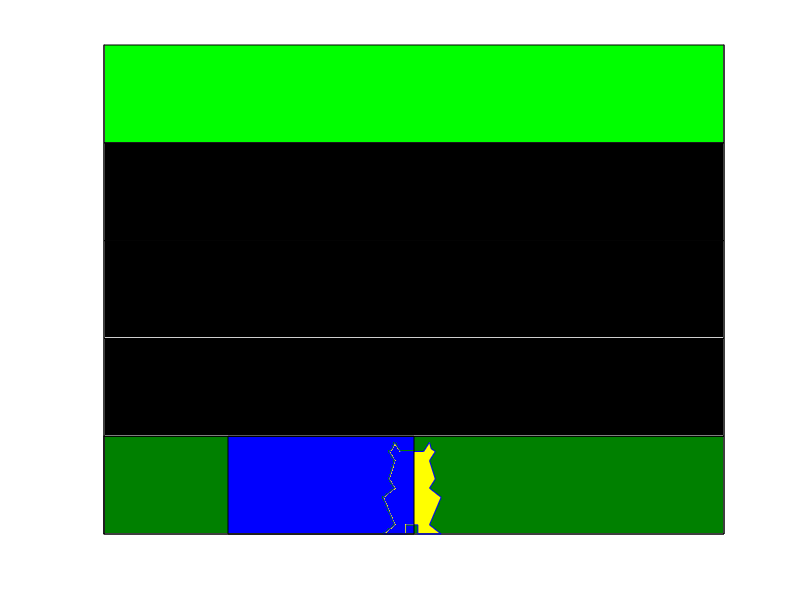

The MATLAB source for this figure: (Note: this script raises an error after producing the figure.)
function frog1()

  
fig1 = figure('KeyPressFcn',@presskeys)
rectangle('position',[0 0 10 10]) %big boundry
rectangle('position',[0 0 10 1],'facecolor',[0 0.5,0])%lanes
rectangle('position',[0 1 10 1],'facecolor','k')
rectangle('position',[0 2 10 1],'facecolor','k')
rectangle('position',[0 3 10 1],'facecolor','k')
rectangle('position',[0 4 10 1],'facecolor','g')
axis off

over = 0
grid = zeros(10,10)

xRana = 4.5+ 15.*[0.0 0.4 0.4 0.2 0.4 0.6 0.8 0.6 0.6 1.0 0.8  1.0 0.8 0.7 0.9 0.8 0.9   0.83 0.8 0.7 0.3 0.2   0.16 0.1 0.2 0.1 0.3 0.2 0.0 0.2]/16;
yRana = 15.*[0.0 0.0 0.1 0.4 0.1 0.1 0.4 0.1 0.0 0.0 0.1  0.4 0.5 0.4 0.6 0.8 0.9   0.93 1.0 0.9 0.9 1.0   0.93 0.9 0.8 0.6 0.4 0.5 0.4 0.1]/16;
cow = patch(xRana,yRana,'y','edgecolor','b');
%cow = rectangle('position',[4.5 0 1 1],'facecolor','w');%character
poscowX = get(cow,'XData')%searching for position of cow on the board
poscowY = get(cow,'YData')

if poscowY(1) == 4
    Over()
end
    function presskeys(varargin)      
     %while over == 0    
        poscowX = get(cow,'XData')%searching for position of cow on the board        
        poscowY = get(cow,'YData')        
        display(poscowX)        
        display(poscowY)
                        
        switch varargin{2}.Key
            case 'uparrow'
                 if poscowY(1)==4
                    poscowY = yRana
                    
                     %disp('Youwin')
                    
                    %Over()
                elseif poscowY<4                    
                    poscowY = poscowY+1
                    disp(poscowY(1))
               
                end                
                                                              
            case 'downarrow'                
                if poscowY>0                    
                    poscowY = poscowY-1                    
                end
                
            case 'rightarrow'                
                if poscowX <8.5                    
                    poscowX = poscowX+1                    
                end               
                               
            case 'leftarrow'                
                if poscowX>1                    
                    poscowX = poscowX-1                    
                end                                                
        end        
        set(cow,'Ydata',poscowY,'XData',poscowX) 
        %pause(0.3)
     %end
    end
    
    

axis off
xlim([0 10])
ylim([0 5])

car = hgtransform;
rectangle('position',[-1 0 1 1],'facecolor', 'b','parent',car) ;

car2 = hgtransform;
rectangle('position',[2 0 3 1],'facecolor', 'b','parent',car2) ;

car3 = hgtransform;
rectangle('position',[-2 0 1.5 1],'facecolor', 'b','parent',car3) ;


pt1_1 = [10 1 0];
pt2_1 = [0 1 0];

pt1_2 = [0 2  0];
pt2_2 = [8 2 0];

pt1_3 = [10 3  0];
pt2_3 = [0 3 0];


while over == 0;
    
    for  R=linspace(0,1,10000)

        for t=linspace(0,1,9999)
        
            car.Matrix = makehgtform('translate',pt1_1 + t*(pt2_1-pt1_1));

            car2.Matrix = makehgtform('translate',pt1_2 + t*(pt2_2-pt1_2));

            car3.Matrix = makehgtform('translate',pt1_3 + t*(pt2_3-pt1_3));
      
            drawnow
        end
    end
end 
    




    function youwin1()
        youwin = text(0,3,{'You Win!'},'color','r','fontsize',80);
        set(youwin,'visible','on');
    end
function Nokeys(~)
end
close(fig1)   
function Over()
    %poscowY = poscowY+1
    %set(cow,'Ydata',poscowY,'XData',poscowX) 
    set(fig1,'KeyPressFcn',@Nokeys)
    over = 1   
    youwin1()
    %close(fig1);
    %disp("You win!")
    pause(1.5)
    close(fig1)
end
end
        % xposcar1= get(car,'position')  
